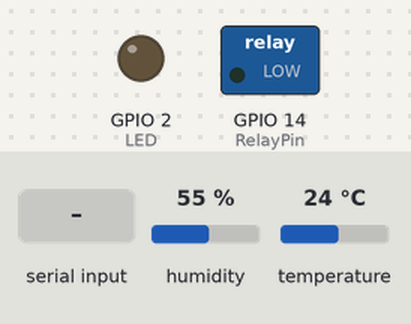
Recording of a sketch running on a simulated ESP32. Shown: switched loads named in the sketch (green lamp = pin HIGH), output pins drawn as LEDs (lit = HIGH). The inputs (shaded band) are chosen by the test bench; at power-on: humidity 55 %, temperature 24 °C. Nothing arrives over Bluetooth unless stated.

Above: at 1.2 s.
1.3 s: "ON\n" received over the second serial link
At 2.3 s:
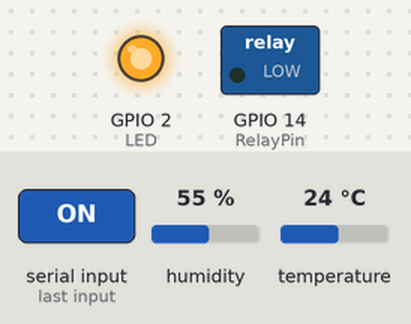
2.8 s: "ron\n" received over the second serial link
At 4.0 s:
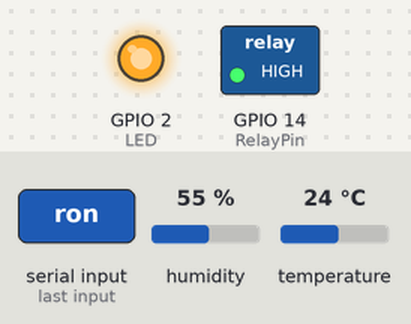
4.3 s: "OFF\n" received over the second serial link
At 5.3 s:
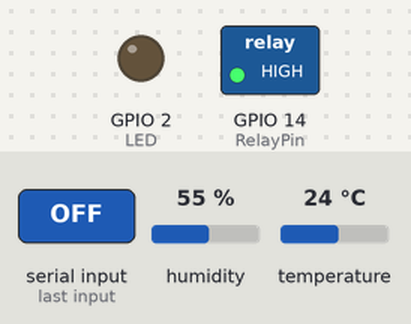
5.8 s: "roff\n" received over the second serial link
At 7.2 s:
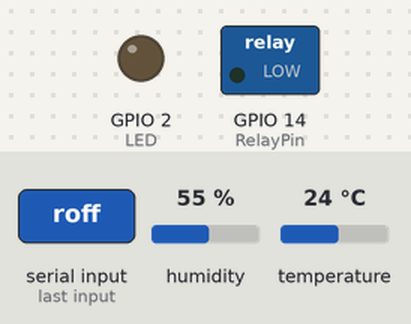
Timing chart, 0 to 8.3 s (numbered marks = the images above; inputs shaded):
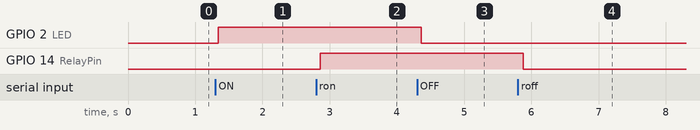

The sketch:

videoDavid1.ino
```cpp
#include "DHT.h"
#include "BluetoothSerial.h"

#define DHTPIN 4
#define DHTTYPE DHT11
#define RelayPin 14

DHT dht(DHTPIN, DHTTYPE);

#if !defined(CONFIG_BT_ENABLED) || !defined(CONFIG_BLUEDROID_ENABLED)
#error Bluetooth is not enabled! Please run 'make menuconfig' to and enable it
#endif
#define LED 2
String message = "";
char incoming;
BluetoothSerial SerialBT;


void setup(){
  SerialBT.begin("BlueESP32");
  Serial.begin(115200);
  dht.begin();
  pinMode (LED , OUTPUT);
  pinMode(RelayPin, OUTPUT);
}

void loop(){


  float t = dht.readTemperature();
  float h = dht.readHumidity();

  SerialBT.print(t);
  SerialBT.println(";");
  SerialBT.print(h);
  SerialBT.print(";");


  if (SerialBT.available()){
    char incoming = SerialBT.read();
    if (incoming != '\n'){
      message += String(incoming);
    }

    else{

      if(message == "ON"){
        digitalWrite(LED, HIGH);
      }
      if(message == "OFF"){
        digitalWrite(LED, LOW);
      }
      if(message =="ron"){
        digitalWrite(RelayPin, HIGH);

      }
      if(message == "roff"){
        digitalWrite(RelayPin, LOW);
      }
            if(SerialBT.available()){
    Serial.println(message);
  }
    message="";
    }
    delay(20);


  }

  }
```

Measured:
- after the input at 1.3 s, GPIO 2 (LED): LOW → HIGH at once
- after the input at 2.8 s, GPIO 14 (RelayPin): LOW → HIGH after 0.06 s
- after the input at 4.3 s, GPIO 2 (LED): HIGH → LOW after 0.06 s
- after the input at 5.8 s, GPIO 14 (RelayPin): HIGH → LOW after 0.08 s
